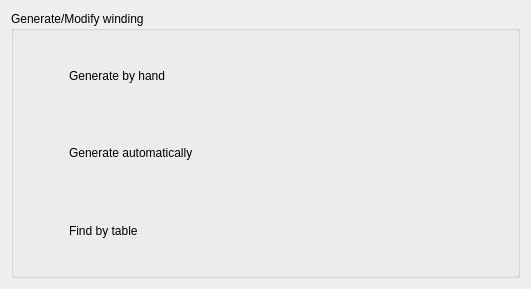
<?xml version="1.0" encoding="UTF-8"?>
<ui version="4.0">
 <class>Dialog</class>
 <widget class="QDialog" name="Dialog">
  <property name="geometry">
   <rect>
    <x>0</x>
    <y>0</y>
    <width>531</width>
    <height>289</height>
   </rect>
  </property>
  <property name="windowTitle">
   <string>Dialog</string>
  </property>
  <layout class="QGridLayout" name="gridLayout">
   <item row="0" column="0">
    <widget class="QGroupBox" name="groupBox_3">
     <property name="sizePolicy">
      <sizepolicy hsizetype="Minimum" vsizetype="Preferred">
       <horstretch>0</horstretch>
       <verstretch>0</verstretch>
      </sizepolicy>
     </property>
     <property name="title">
      <string>Generate/Modify winding</string>
     </property>
     <layout class="QVBoxLayout" name="verticalLayout">
      <item>
       <layout class="QHBoxLayout" name="horizontalLayout_3">
        <item>
         <widget class="QPushButton" name="Button_EditWindingLayout">
          <property name="sizePolicy">
           <sizepolicy hsizetype="Preferred" vsizetype="Fixed">
            <horstretch>0</horstretch>
            <verstretch>0</verstretch>
           </sizepolicy>
          </property>
          <property name="text">
           <string/>
          </property>
          <property name="icon">
           <iconset>
            <normaloff>icons/edit_manually.png</normaloff>icons/edit_manually.png</iconset>
          </property>
          <property name="iconSize">
           <size>
            <width>48</width>
            <height>48</height>
           </size>
          </property>
          <property name="flat">
           <bool>true</bool>
          </property>
         </widget>
        </item>
        <item>
         <widget class="QLabel" name="label_5">
          <property name="sizePolicy">
           <sizepolicy hsizetype="Minimum" vsizetype="Preferred">
            <horstretch>0</horstretch>
            <verstretch>0</verstretch>
           </sizepolicy>
          </property>
          <property name="text">
           <string>Generate by hand</string>
          </property>
         </widget>
        </item>
        <item>
         <spacer name="horizontalSpacer_2">
          <property name="orientation">
           <enum>Qt::Horizontal</enum>
          </property>
          <property name="sizeHint" stdset="0">
           <size>
            <width>0</width>
            <height>20</height>
           </size>
          </property>
         </spacer>
        </item>
       </layout>
      </item>
      <item>
       <layout class="QHBoxLayout" name="horizontalLayout_5">
        <item>
         <widget class="QPushButton" name="Button_GenerateAutomatically">
          <property name="text">
           <string/>
          </property>
          <property name="icon">
           <iconset>
            <normaloff>icons/generator.png</normaloff>icons/generator.png</iconset>
          </property>
          <property name="iconSize">
           <size>
            <width>48</width>
            <height>48</height>
           </size>
          </property>
          <property name="flat">
           <bool>true</bool>
          </property>
         </widget>
        </item>
        <item>
         <widget class="QLabel" name="label_7">
          <property name="sizePolicy">
           <sizepolicy hsizetype="Minimum" vsizetype="Preferred">
            <horstretch>0</horstretch>
            <verstretch>0</verstretch>
           </sizepolicy>
          </property>
          <property name="text">
           <string>Generate automatically</string>
          </property>
         </widget>
        </item>
        <item>
         <spacer name="horizontalSpacer_4">
          <property name="orientation">
           <enum>Qt::Horizontal</enum>
          </property>
          <property name="sizeHint" stdset="0">
           <size>
            <width>0</width>
            <height>20</height>
           </size>
          </property>
         </spacer>
        </item>
       </layout>
      </item>
      <item>
       <layout class="QHBoxLayout" name="horizontalLayout_4">
        <item>
         <widget class="QPushButton" name="Button_FindByTable">
          <property name="text">
           <string/>
          </property>
          <property name="icon">
           <iconset>
            <normaloff>icons/table.png</normaloff>icons/table.png</iconset>
          </property>
          <property name="iconSize">
           <size>
            <width>48</width>
            <height>48</height>
           </size>
          </property>
          <property name="flat">
           <bool>true</bool>
          </property>
         </widget>
        </item>
        <item>
         <widget class="QLabel" name="label_6">
          <property name="sizePolicy">
           <sizepolicy hsizetype="Minimum" vsizetype="Preferred">
            <horstretch>0</horstretch>
            <verstretch>0</verstretch>
           </sizepolicy>
          </property>
          <property name="text">
           <string>Find by table</string>
          </property>
         </widget>
        </item>
        <item>
         <spacer name="horizontalSpacer_3">
          <property name="orientation">
           <enum>Qt::Horizontal</enum>
          </property>
          <property name="sizeHint" stdset="0">
           <size>
            <width>0</width>
            <height>20</height>
           </size>
          </property>
         </spacer>
        </item>
       </layout>
      </item>
     </layout>
    </widget>
   </item>
  </layout>
 </widget>
 <resources/>
 <connections/>
</ui>
